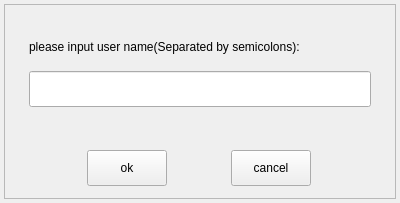
<?xml version="1.0" encoding="UTF-8"?>
<ui version="4.0">
 <class>AddUserDialog</class>
 <widget class="QWidget" name="AddUserDialog">
  <property name="geometry">
   <rect>
    <x>0</x>
    <y>0</y>
    <width>400</width>
    <height>203</height>
   </rect>
  </property>
  <property name="windowTitle">
   <string>Form</string>
  </property>
  <layout class="QVBoxLayout" name="verticalLayout">
   <property name="spacing">
    <number>4</number>
   </property>
   <property name="leftMargin">
    <number>4</number>
   </property>
   <property name="topMargin">
    <number>4</number>
   </property>
   <property name="rightMargin">
    <number>4</number>
   </property>
   <property name="bottomMargin">
    <number>4</number>
   </property>
   <item>
    <widget class="QFrame" name="m_frame">
     <property name="frameShape">
      <enum>QFrame::StyledPanel</enum>
     </property>
     <property name="frameShadow">
      <enum>QFrame::Raised</enum>
     </property>
     <layout class="QVBoxLayout" name="verticalLayout_2">
      <property name="leftMargin">
       <number>24</number>
      </property>
      <property name="topMargin">
       <number>24</number>
      </property>
      <property name="rightMargin">
       <number>24</number>
      </property>
      <property name="bottomMargin">
       <number>12</number>
      </property>
      <item>
       <widget class="QLabel" name="m_label">
        <property name="sizePolicy">
         <sizepolicy hsizetype="Fixed" vsizetype="Fixed">
          <horstretch>0</horstretch>
          <verstretch>0</verstretch>
         </sizepolicy>
        </property>
        <property name="minimumSize">
         <size>
          <width>0</width>
          <height>36</height>
         </size>
        </property>
        <property name="text">
         <string>please input user name(Separated by semicolons):</string>
        </property>
       </widget>
      </item>
      <item>
       <widget class="QLineEdit" name="m_input">
        <property name="minimumSize">
         <size>
          <width>0</width>
          <height>36</height>
         </size>
        </property>
       </widget>
      </item>
      <item>
       <spacer name="verticalSpacer">
        <property name="orientation">
         <enum>Qt::Vertical</enum>
        </property>
        <property name="sizeHint" stdset="0">
         <size>
          <width>20</width>
          <height>40</height>
         </size>
        </property>
       </spacer>
      </item>
      <item>
       <layout class="QHBoxLayout" name="horizontalLayout">
        <item>
         <widget class="QPushButton" name="m_ok">
          <property name="sizePolicy">
           <sizepolicy hsizetype="Fixed" vsizetype="Fixed">
            <horstretch>0</horstretch>
            <verstretch>0</verstretch>
           </sizepolicy>
          </property>
          <property name="minimumSize">
           <size>
            <width>72</width>
            <height>36</height>
           </size>
          </property>
          <property name="text">
           <string>ok</string>
          </property>
          <property name="okStyle" stdset="0">
           <bool>true</bool>
          </property>
         </widget>
        </item>
        <item>
         <widget class="QPushButton" name="m_cancel">
          <property name="sizePolicy">
           <sizepolicy hsizetype="Fixed" vsizetype="Fixed">
            <horstretch>0</horstretch>
            <verstretch>0</verstretch>
           </sizepolicy>
          </property>
          <property name="minimumSize">
           <size>
            <width>72</width>
            <height>36</height>
           </size>
          </property>
          <property name="text">
           <string>cancel</string>
          </property>
         </widget>
        </item>
       </layout>
      </item>
     </layout>
    </widget>
   </item>
  </layout>
 </widget>
 <resources/>
 <connections/>
</ui>
